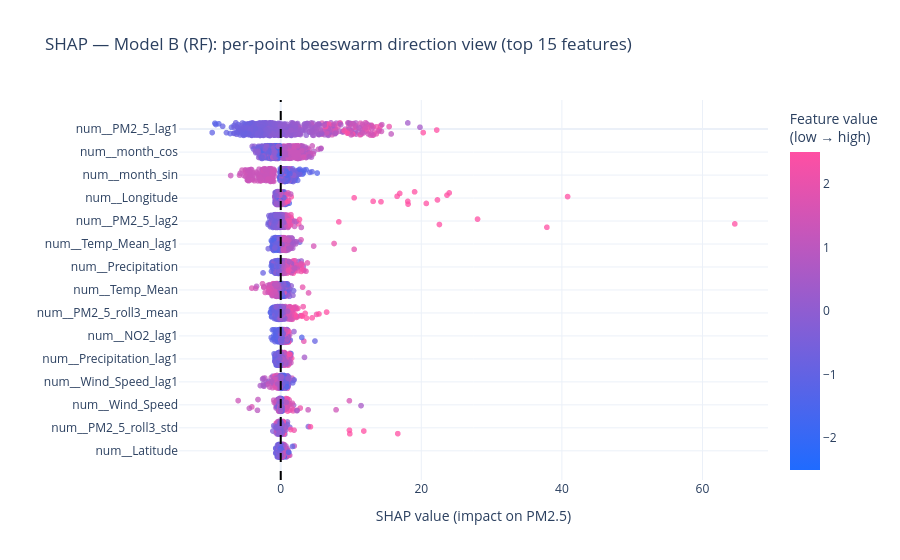

Source (notebook cell):
### Markdown cell above
### SHAP test 

SHAP helps us explain **why** Model B predicts higher or lower PM2.5 for each data point.

How it works:
- For each row, SHAP assigns a contribution value to every feature.
- A **positive SHAP value** means that feature pushes the prediction **up**.
- A **negative SHAP value** means that feature pushes the prediction **down**.
- Bigger absolute values mean stronger influence.

Why we need it:
- Random Forest is accurate but not directly interpretable.
- SHAP gives transparent feature-level evidence for the policy story.
- We use it to compare with Ridge signs (Model C) and check consistency across models.

### Code cell
import scipy.sparse as sp
import shap

rf_b_full = Pipeline([
    ("preprocess", clone(pre_b)),
    ("model", RandomForestRegressor(n_estimators=400, min_samples_leaf=2, random_state=42, n_jobs=-1)),
])
rf_b_full.fit(X_b, y)

Xp = rf_b_full.named_steps["preprocess"].transform(X_b)
if sp.issparse(Xp):
    Xp = Xp.toarray()
Xp = np.asarray(Xp, dtype=np.float64)

rng = np.random.RandomState(42)
idx = rng.choice(Xp.shape[0], size=min(800, Xp.shape[0]), replace=False)
Xs = Xp[idx]

explainer = shap.TreeExplainer(rf_b_full.named_steps["model"])
sv = explainer.shap_values(Xs)
fn = rf_b_full.named_steps["preprocess"].get_feature_names_out()

# Global SHAP importance (numeric)
mean_abs_shap = np.abs(sv).mean(axis=0)
shap_importance_df = (
    pd.DataFrame({"feature": fn, "mean_abs_shap": mean_abs_shap})
    .sort_values("mean_abs_shap", ascending=False)
)

# 1) Per-point beeswarm direction view in Plotly
top_n = 15
top_features = shap_importance_df.head(top_n)["feature"].tolist()
feat_to_rank = {f: i for i, f in enumerate(top_features)}

long_df = pd.DataFrame({
    "feature": np.repeat(fn, Xs.shape[0]),
    "shap_value": sv.T.flatten(),
    "feature_value": Xs.T.flatten(),
})
long_df = long_df[long_df["feature"].isin(top_features)].copy()
long_df["feature_rank"] = long_df["feature"].map(feat_to_rank)

# Per-feature normalization (z-score), then clip for stable color contrast
long_df["feature_value_norm"] = long_df.groupby("feature")["feature_value"].transform(
    lambda s: (s - s.mean()) / (s.std() + 1e-9)
)
long_df["feature_value_norm"] = long_df["feature_value_norm"].clip(-2.5, 2.5)

# Beeswarm jitter
jitter_rng = np.random.RandomState(42)
long_df["y_jitter"] = long_df["feature_rank"] + jitter_rng.uniform(-0.28, 0.28, size=len(long_df))

fig_swarm = px.scatter(
    long_df,
    x="shap_value",
    y="y_jitter",
    color="feature_value_norm",
    # strict blue -> pink, no white midpoint
    color_continuous_scale=[
        [0.0, "#1f6bff"],   # low values
        [1.0, "#ff4fa3"],   # high values
    ],
    range_color=[-2.5, 2.5],  # enforce consistent, vivid mapping
    opacity=0.75,
    title=f"SHAP — Model B (RF): per-point beeswarm direction view (top {top_n} features)",
    labels={
        "shap_value": "SHAP value (impact on PM2.5)",
        "feature_value_norm": "feature value (z-score)"
    },
    hover_data={
        "feature": True,
        "feature_value": ':.3f',
        "feature_value_norm": ':.3f',
        "shap_value": ':.3f',
        "y_jitter": False
    },
)

fig_swarm.update_traces(marker={"size": 6})
fig_swarm.update_layout(
    template="plotly_white",
    paper_bgcolor="rgba(0,0,0,0)",
    plot_bgcolor="rgba(0,0,0,0)",
    yaxis=dict(
        title="",
        tickmode="array",
        tickvals=list(range(top_n)),
        ticktext=top_features,
        autorange="reversed",
    ),
)

fig_swarm.update_coloraxes(
    colorbar_title="Feature value<br>(low → high)"
)

fig_swarm.add_vline(x=0, line_dash="dash", line_color="black")
fig_swarm.write_image("images/modelb_shap_beeswarm.png", scale=2)
fig_swarm.show()

### Figure 1 — Plotly figure (JSON) as saved in the notebook; plotly's stock layout.template omitted (floating-point values rounded to 4 significant figures; data arrays with more than 128 entries replaced by an {"elided": "..."} marker saying what was removed)
{"data": [{"customdata": {"elided": "12000x3 mixed values"}, "hovertemplate": "SHAP value (impact on PM2.5)=%{x:.3f}<br>feature=%{customdata[0]}<br>feature_value=%{customdata[1]:.3f}<br>feature value (z-score)=%{marker.color:.3f}<extra></extra>", "legendgroup": "", "marker": {"color": {"elided": "12000 float values"}, "coloraxis": "coloraxis", "opacity": 0.75, "symbol": "circle", "size": 6}, "mode": "markers", "name": "", "showlegend": false, "x": {"elided": "12000 float values"}, "xaxis": "x", "y": {"elided": "12000 float values"}, "yaxis": "y", "type": "scattergl"}], "layout": {"xaxis": {"anchor": "y", "domain": [0.0, 1.0], "title": {"text": "SHAP value (impact on PM2.5)"}}, "yaxis": {"anchor": "x", "domain": [0.0, 1.0], "title": {"text": ""}, "tickmode": "array", "tickvals": [0, 1, 2, 3, 4, 5, 6, 7, 8, 9, 10, 11, 12, 13, 14], "ticktext": ["num__PM2_5_lag1", "num__month_cos", "num__month_sin", "num__Longitude", "num__PM2_5_lag2", "num__Temp_Mean_lag1", "num__Precipitation", "num__Temp_Mean", "num__PM2_5_roll3_mean", "num__NO2_lag1", "num__Precipitation_lag1", "num__Wind_Speed_lag1", "num__Wind_Speed", "num__PM2_5_roll3_std", "num__Latitude"], "autorange": "reversed"}, "coloraxis": {"colorbar": {"title": {"text": "Feature value<br>(low → high)"}}, "colorscale": [[0.0, "#1f6bff"], [1.0, "#ff4fa3"]], "cmin": -2.5, "cmax": 2.5}, "legend": {"tracegroupgap": 0}, "title": {"text": "SHAP — Model B (RF): per-point beeswarm direction view (top 15 features)"}, "paper_bgcolor": "rgba(0,0,0,0)", "plot_bgcolor": "rgba(0,0,0,0)", "shapes": [{"line": {"color": "black", "dash": "dash"}, "type": "line", "x0": 0, "x1": 0, "xref": "x", "y0": 0, "y1": 1, "yref": "y domain"}]}}
